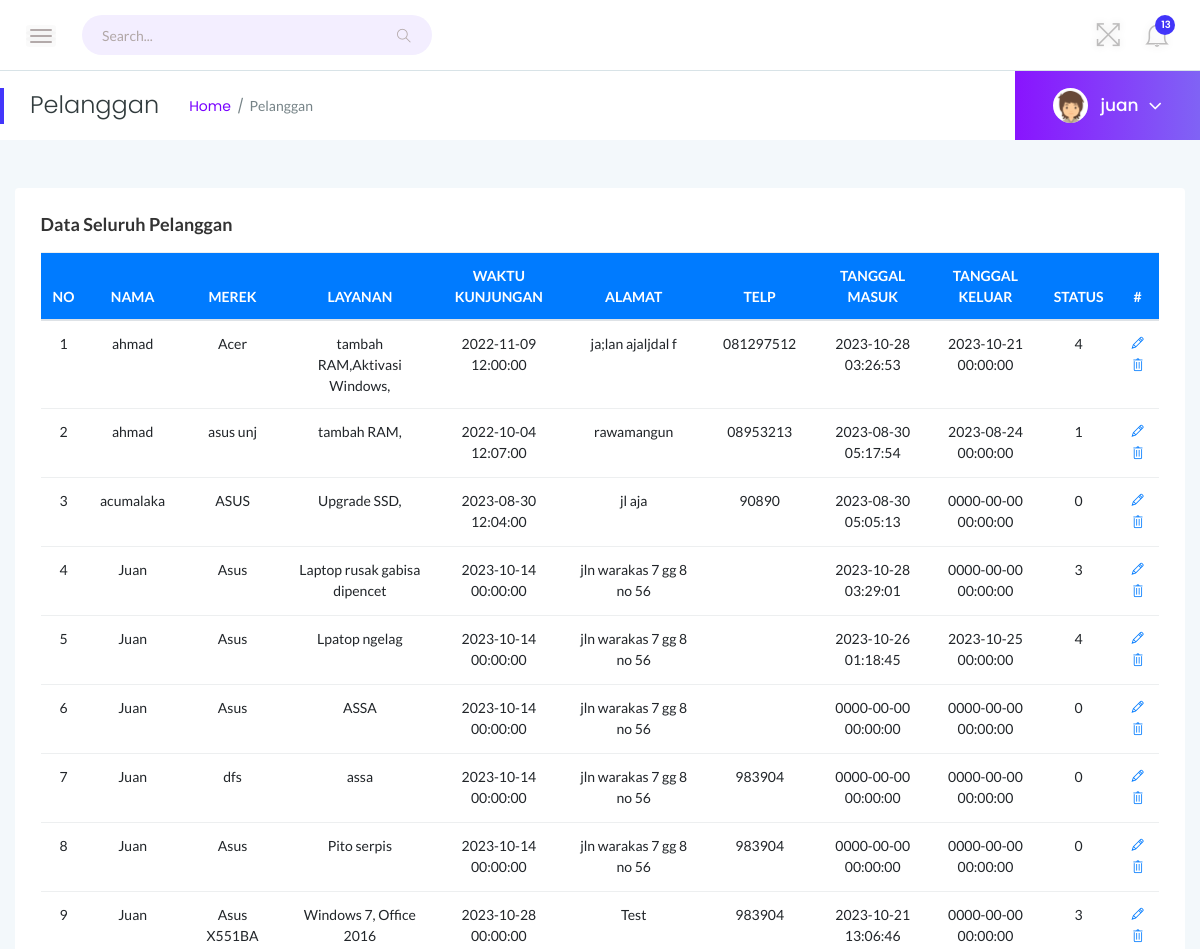
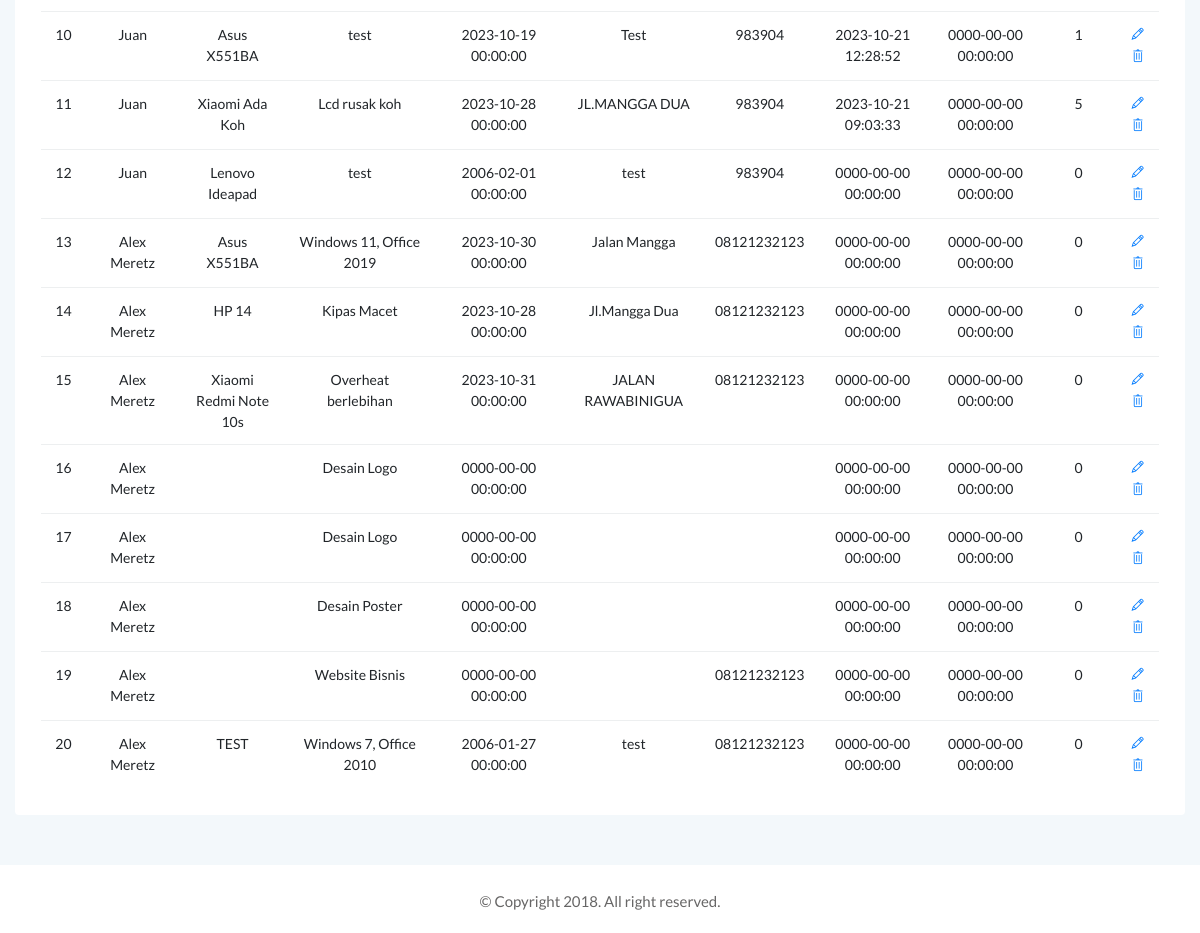
Page /admin/pelanggan-all.php (signed in) on the committed database (2 pictures, top to bottom).
### tables this page shows
CREATE TABLE `keluhan_pelanggan` (
  `id_keluhan` int(11) NOT NULL,
  `nama_pelanggan` varchar(255) NOT NULL,
  `merek` varchar(255) NOT NULL,
  `spesifikasi` text NOT NULL,
  `keluhan` varchar(255) NOT NULL,
  `layanan` varchar(255) DEFAULT '-',
  `nota_tambahan` text DEFAULT '-',
  `gambar` varchar(255) NOT NULL DEFAULT '-',
  `waktu_kunjungan` datetime NOT NULL,
  `alamat` text NOT NULL,
  `telp` varchar(13) NOT NULL,
  `tgl_masuk` timestamp NOT NULL DEFAULT current_timestamp() ON UPDATE current_timestamp(),
  `tgl_keluar` datetime NOT NULL,
  `status` int(11) NOT NULL DEFAULT 0,
  `biaya` int(11) NOT NULL,
  `teknisi` varchar(255) NOT NULL,
  `kurir` varchar(255) NOT NULL,
  `bukti_dp` varchar(255) NOT NULL,
  `bukti_pelunasan` varchar(255) NOT NULL
);

### admin/pelanggan-all.php (the view, shortened to what this page needs)
<?php
include "../function/function.php";
$query = mysqli_query($conn, "SELECT * FROM keluhan_pelanggan");
?>
<!doctype html>
<html class="no-js" lang="en">
<head>
    <link rel="stylesheet" href="assets/css/bootstrap.min.css">
    <link rel="stylesheet" href="assets/css/font-awesome.min.css">
    <link rel="stylesheet" href="assets/css/themify-icons.css">
    <link rel="stylesheet" href="assets/css/metisMenu.css">
    <link rel="stylesheet" href="assets/css/owl.carousel.min.css">
    <link rel="stylesheet" href="assets/css/slicknav.min.css">
    <link rel="stylesheet" href="https://www.amcharts.com/lib/3/plugins/export/export.css" type="text/css" media="all" />
    <link rel="stylesheet" href="assets/css/typography.css">
    <link rel="stylesheet" href="assets/css/default-css.css">
    <link rel="stylesheet" href="assets/css/styles.css">
    <link rel="stylesheet" href="assets/css/responsive.css">
</head>
<body>
    <div class="page-container">
        <div class="main-content">
            <div class="header-area">
                <div class="row align-items-center">
                    <div class="col-md-6 col-sm-8 clearfix">
                        <div class="nav-btn pull-left">
                            <span></span>
                            <span></span>
                            <span></span>
                        </div>
                        <div class="search-box pull-left">
                            <form action="#">
                                <input type="text" name="search" placeholder="Search..." required>
                                <i class="ti-search"></i>
                            </form>
                        </div>
                    </div>
                    <div class="col-md-6 col-sm-4 clearfix">
                        <ul class="notification-area pull-right">
                            <li id="full-view"><i class="ti-fullscreen"></i></li>
                            <li class="dropdown">
                                <?php
                                $q1 = mysqli_query($conn, "SELECT COUNT(id_keluhan) as jumlah FROM keluhan_pelanggan WHERE status = 0");
                                $hasil = mysqli_fetch_array($q1);
                                ?>
                                <i class="ti-bell dropdown-toggle" data-toggle="dropdown">
                                    <span id="notif"><?= $hasil['jumlah'] ?></span>
                                </i>
                            </li>
                        </ul>
                    </div>
                </div>
            </div>
            <div class="page-title-area">
                <div class="row align-items-center">
                    <div class="col-sm-6">
                        <div class="breadcrumbs-area clearfix">
                            <h4 class="page-title pull-left">Pelanggan</h4>
                            <ul class="breadcrumbs pull-left">
                                <li><a href="index.html">Home</a></li>
                                <li><span>Pelanggan</span></li>
                            </ul>
                        </div>
                    </div>
                    <div class="col-sm-6 clearfix">
                        <div class="user-profile pull-right">
                            <img class="avatar user-thumb" src="assets/images/author/avatar.png" alt="avatar">
                            <h4 class="user-name dropdown-toggle" data-toggle="dropdown"><?= $_SESSION['username']; ?><i class="fa fa-angle-down"></i></h4>
                        </div>
                    </div>
                </div>
            </div>
            <div class="main-content-inner">
                <div class="mt-5">
                    <div class="card">
                        <div class="card-body">
                            <h4 class="header-title">Data Seluruh Pelanggan</h4>
                            <div class="single-table">
                                <div class="table-responsive">
                                    <table class="table text-center">
                                        <thead class="text-uppercase bg-primary">
                                            <tr class="text-white">
                                                <th scope="col">No</th>
                                                <th scope="col">Nama</th>
                                                <th scope="col">Merek</th>
                                                <th scope="col">Layanan</th>
                                                <th scope="col">Waktu Kunjungan</th>
                                                <th scope="col">Alamat</th>
                                                <th scope="col">telp</th>
                                                <th scope="col">Tanggal Masuk</th>
                                                <th scope="col">Tanggal Keluar</th>
                                                <th scope="col">Status</th>
                                                <th scope="col">#</th>
                                            </tr>
                                        </thead>
                                        <tbody>
                                            <?php
                                            $no = 1;
                                            foreach ($query as $d) :
                                            ?>
                                                <tr>
                                                    <td><?= $no++; ?></td>
                                                    <td><?= $d['nama_pelanggan'] ?></td>
                                                    <td><?= $d['merek'] ?></td>
                                                    <td><?= $d['layanan'] ?></td>
                                                    <td><?= $d['waktu_kunjungan'] ?></td>
                                                    <td><?= $d['alamat'] ?></td>
                                                    <td><?= $d['telp'] ?></td>
                                                    <td><?= $d['tgl_masuk'] ?></td>
                                                    <td><?= $d['tgl_keluar'] ?></td>
                                                    <td><?= $d['status'] ?></td>
                                                    <td>
                                                        <a href="action/edit-keluhan/edit.php?id=<?= $d['id_keluhan'] ?>"><i class="ti-pencil"></i></a>
                                                        <a href="action/edit-keluhan/delete.php?id=<?= $d['id_keluhan'] ?>" onclick="return confirm('Yakin ingin menghapus?')"><i class="ti-trash"></i> </a>
                                                    </td>
                                                </tr>
                                            <?php
                                            endforeach;
                                            ?>
                                        </tbody>
                                    </table>
                                </div>
                            </div>
                        </div>
                    </div>
                </div>
            </div>
            <footer>
                <div class="footer-area">
                    <p>© Copyright 2018. All right reserved.</p>
                </div>
            </footer>
        </div>
</body>
</html>

### rows in the picture
keluhan_pelanggan: nama_pelanggan "ahmad", merek "Acer", layanan "tambah RAM,Aktivasi Windows,", waktu_kunjungan "2022-11-09 12:00:00", alamat "ja;lan ajaljdal f", telp "081297512", tgl_masuk "2023-10-28 03:26:53", tgl_keluar "2023-10-21 00:00:00", status "4"
keluhan_pelanggan: nama_pelanggan "ahmad", merek "asus unj", layanan "tambah RAM,", waktu_kunjungan "2022-10-04 12:07:00", alamat "rawamangun", telp "08953213", tgl_masuk "2023-08-30 05:17:54", tgl_keluar "2023-08-24 00:00:00", status "1"
keluhan_pelanggan: nama_pelanggan "acumalaka", merek "ASUS", layanan "Upgrade SSD,", waktu_kunjungan "2023-08-30 12:04:00", alamat "jl aja", telp "90890", tgl_masuk "2023-08-30 05:05:13", tgl_keluar "0000-00-00 00:00:00", status "0"
keluhan_pelanggan: nama_pelanggan "Juan", merek "Asus", layanan "Laptop rusak gabisa dipencet", waktu_kunjungan "2023-10-14 00:00:00", alamat "jln warakas 7 gg 8 no 56", tgl_masuk "2023-10-28 03:29:01", tgl_keluar "0000-00-00 00:00:00", status "3"
keluhan_pelanggan: nama_pelanggan "Juan", merek "Asus", layanan "Lpatop ngelag", waktu_kunjungan "2023-10-14 00:00:00", alamat "jln warakas 7 gg 8 no 56", tgl_masuk "2023-10-26 01:18:45", tgl_keluar "2023-10-25 00:00:00", status "4"
keluhan_pelanggan: nama_pelanggan "Juan", merek "Asus", layanan "ASSA", waktu_kunjungan "2023-10-14 00:00:00", alamat "jln warakas 7 gg 8 no 56", tgl_masuk "0000-00-00 00:00:00", tgl_keluar "0000-00-00 00:00:00", status "0"
keluhan_pelanggan: nama_pelanggan "Juan", merek "dfs", layanan "assa", waktu_kunjungan "2023-10-14 00:00:00", alamat "jln warakas 7 gg 8 no 56", telp "983904", tgl_masuk "0000-00-00 00:00:00", tgl_keluar "0000-00-00 00:00:00", status "0"
keluhan_pelanggan: nama_pelanggan "Juan", merek "Asus", layanan "Pito serpis", waktu_kunjungan "2023-10-14 00:00:00", alamat "jln warakas 7 gg 8 no 56", telp "983904", tgl_masuk "0000-00-00 00:00:00", tgl_keluar "0000-00-00 00:00:00", status "0"
keluhan_pelanggan: nama_pelanggan "Juan", merek "Asus X551BA", layanan "Windows 7, Office 2016", waktu_kunjungan "2023-10-28 00:00:00", alamat "Test", telp "983904", tgl_masuk "2023-10-21 13:06:46", tgl_keluar "0000-00-00 00:00:00", status "3"
keluhan_pelanggan: nama_pelanggan "Juan", merek "Asus X551BA", layanan "test", waktu_kunjungan "2023-10-19 00:00:00", alamat "Test", telp "983904", tgl_masuk "2023-10-21 12:28:52", tgl_keluar "0000-00-00 00:00:00", status "1"
keluhan_pelanggan: nama_pelanggan "Juan", merek "Xiaomi Ada Koh", layanan "Lcd rusak koh", waktu_kunjungan "2023-10-28 00:00:00", alamat "JL.MANGGA DUA", telp "983904", tgl_masuk "2023-10-21 09:03:33", tgl_keluar "0000-00-00 00:00:00", status "5"
keluhan_pelanggan: nama_pelanggan "Juan", merek "Lenovo Ideapad", layanan "test", waktu_kunjungan "2006-02-01 00:00:00", alamat "test", telp "983904", tgl_masuk "0000-00-00 00:00:00", tgl_keluar "0000-00-00 00:00:00", status "0"
keluhan_pelanggan: nama_pelanggan "Alex Meretz", merek "Asus X551BA", layanan "Windows 11, Office 2019", waktu_kunjungan "2023-10-30 00:00:00", alamat "Jalan Mangga", telp "08121232123", tgl_masuk "0000-00-00 00:00:00", tgl_keluar "0000-00-00 00:00:00", status "0"
keluhan_pelanggan: nama_pelanggan "Alex Meretz", merek "HP 14", layanan "Kipas Macet", waktu_kunjungan "2023-10-28 00:00:00", alamat "Jl.Mangga Dua", telp "08121232123", tgl_masuk "0000-00-00 00:00:00", tgl_keluar "0000-00-00 00:00:00", status "0"
keluhan_pelanggan: nama_pelanggan "Alex Meretz", merek "Xiaomi Redmi Note 10s", layanan "Overheat berlebihan", waktu_kunjungan "2023-10-31 00:00:00", alamat "JALAN RAWABINIGUA", telp "08121232123", tgl_masuk "0000-00-00 00:00:00", tgl_keluar "0000-00-00 00:00:00", status "0"
keluhan_pelanggan: nama_pelanggan "Alex Meretz", layanan "Desain Logo", waktu_kunjungan "0000-00-00 00:00:00", tgl_masuk "0000-00-00 00:00:00", tgl_keluar "0000-00-00 00:00:00", status "0"
keluhan_pelanggan: nama_pelanggan "Alex Meretz", layanan "Desain Logo", waktu_kunjungan "0000-00-00 00:00:00", tgl_masuk "0000-00-00 00:00:00", tgl_keluar "0000-00-00 00:00:00", status "0"
keluhan_pelanggan: nama_pelanggan "Alex Meretz", layanan "Desain Poster", waktu_kunjungan "0000-00-00 00:00:00", tgl_masuk "0000-00-00 00:00:00", tgl_keluar "0000-00-00 00:00:00", status "0"
keluhan_pelanggan: nama_pelanggan "Alex Meretz", layanan "Website Bisnis", waktu_kunjungan "0000-00-00 00:00:00", telp "08121232123", tgl_masuk "0000-00-00 00:00:00", tgl_keluar "0000-00-00 00:00:00", status "0"
keluhan_pelanggan: nama_pelanggan "Alex Meretz", merek "TEST", layanan "Windows 7, Office 2010", waktu_kunjungan "2006-01-27 00:00:00", alamat "test", telp "08121232123", tgl_masuk "0000-00-00 00:00:00", tgl_keluar "0000-00-00 00:00:00", status "0"

### other values in the picture
$hasil['jumlah'] "13"
$_SESSION['username'] "juan"
